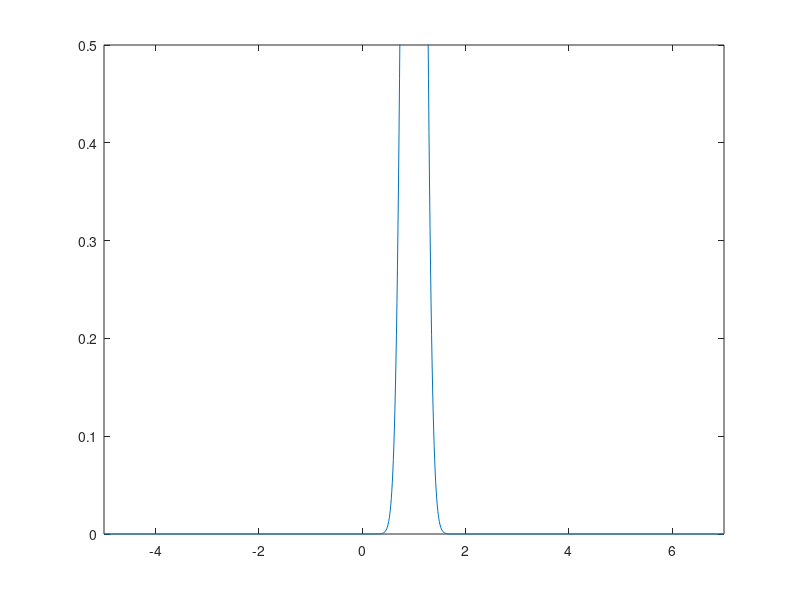

MATLAB code for this plot:
%% Plot Solar Data:
% data = csvread('csv files/Solar Data.csv');
% w = data(:,1);
% v = data(:,2);
% scatter(w,v,'.')
%     title('Solar Output Data');
%     xlabel('Wavelength (m)');
%     ylabel('Spectral Irradiance (W/m^2/nm)');
%         xlim([0 2500*10^-9]);
%         ylim([0 2.5]);
%% Plot Spectral Reflectivity Profile of Aluminum:
% data = csvread('csv files/Aluminum Spectral Data.csv'); 
% x = data(:,1);
% y = data(:,2);
% subplot(2,1,1)
%     scatter(x,y,'.')
%     title('Aluminum Spectral Reflectivity Profile');
%     xlabel('Wavelength (m)');
%     ylabel('Amount Reflected (%)');
%         xlim([0 2500*10^-9]);
%         ylim([80 100]);
        
%% Plot Sample Efficiency Curve:
% data = csvread('csv files/SampleSysEff.csv');
% x = data(:,1);
% y = 100*data(:,2);
% subplot(2,1,1)
% scatter(x,y,'.')
%     title('Sample Effiency Data');
%     xlabel('Wavelength (m)');
%     ylabel('Effiency (%)');
% 
% set(gca, 'FontSize', 25)

std_dev = .15;
mean = 1
x = -6+mean:.01:6+mean;
y = (std_dev*sqrt(2*pi))^-1*exp(-.5*((x-mean)/std_dev).^2);
plot(x,y);
xlim([-6+mean 6+mean]);
ylim([0 .5]);
trapz(x,y) ; % To check the area under the curve